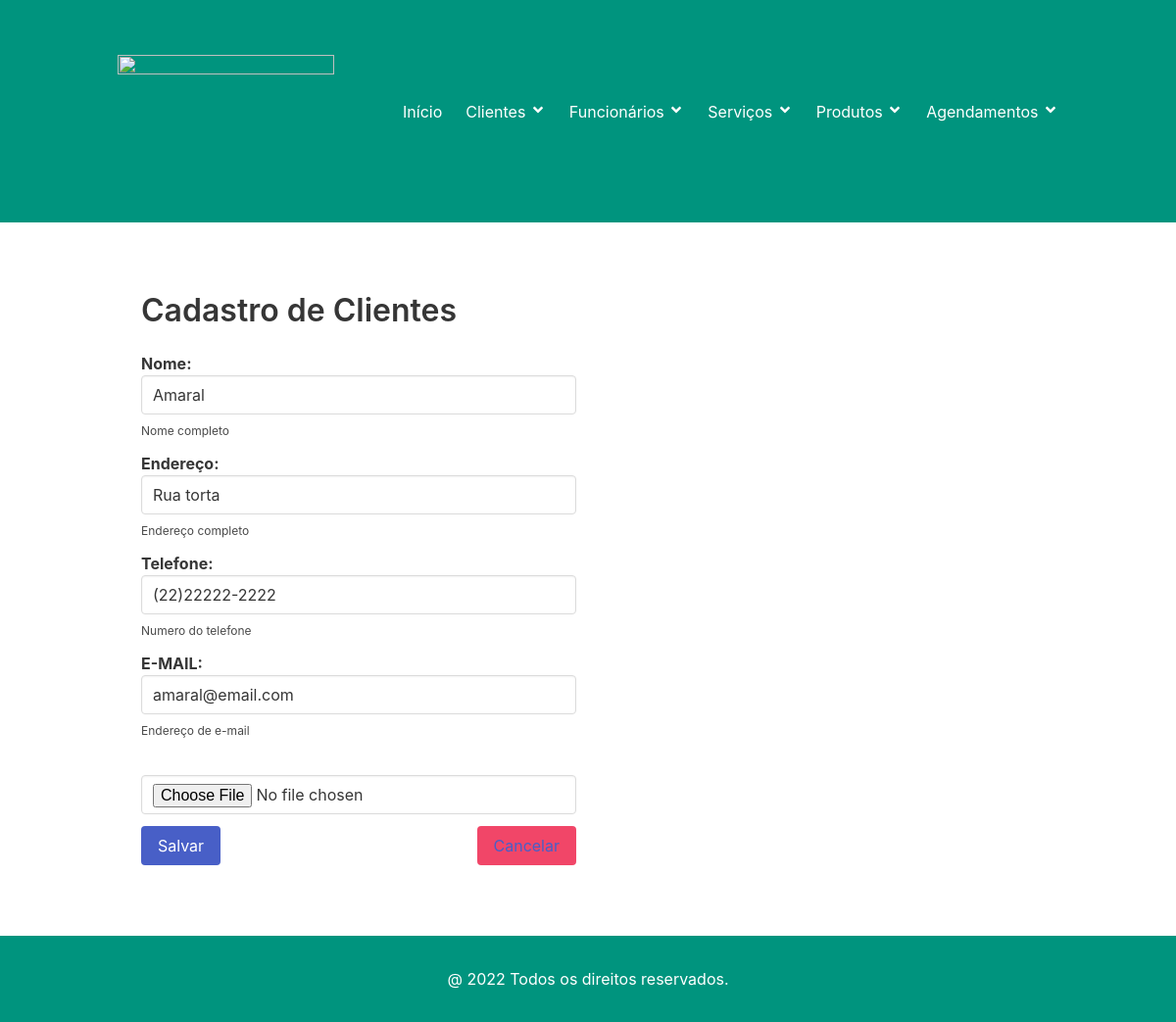
/2/cliente/editar/, run on the app's committed database.
### cliente/models.py (models this page shows, shortened)
class Cliente(Pessoa):
    endereco = models.CharField('Endereço', max_length=100, help_text='Endereço completo')
    class Meta:
        verbose_name = 'Cliente'
        verbose_name_plural = 'Clientes'
        ordering = ['nome',]

### cliente/views.py (the view)
# urls.py: path('<int:pk>/cliente/editar/', ClienteUpDateView.as_view(), name = 'cliente_editar'),
class ClienteUpDateView(UpdateView):
    form_class = ClienteModelForm
    model = Cliente
    template_name = 'cliente_form.html'
    success_url = reverse_lazy('clientes')

### cliente/forms.py
class ClienteModelForm(forms.ModelForm):
    class Meta:
        model = Cliente
        fields = ['nome', 'endereco', 'fone', 'email', 'foto']
        widgets = {
            'nome': forms.TextInput(
                attrs={'class': 'input', 'type': 'text', 'placeholder': 'Digite o nome do cliente'}),
            'endereco': forms.TextInput(
                attrs={'class': 'input', 'type' : 'text', 'placeholder': 'Digite o endereço do cliente'}),
            'fone': forms.TextInput(
                attrs={'class': 'input', 'type': 'text', 'placeholder': 'Digite o numero do telefone'}),
            'email': forms.EmailInput(
                attrs={'class': 'input', 'type': 'text', 'placeholder': 'Digite o e-mail do cliente'}),
            'foto': forms.FileInput(attrs={'class': 'input', 'type': 'file'}),
        }

### cliente/templates/cliente_form.html (shortened to what this page needs)
{% extends "base.html" %}
{% block content %}
    <section class="section">
        <div class="container">
            <div class="column is-mobile">
                <div class="column is-half is-off-set-one-quarter">
                    <h3 class="title is-size-3">Cadastro de Clientes</h3>
                    <form method="POST" enctype="multipart/form-data">
                        {% for field in form %}
                        <div class="field">
                            {% if field.html_name == 'foto' %}
                                {% if field.value is not empty %}
                                    <label class="label is-capitalized">{{ field }}</label>
                                {% else %}
                                    <label class="label is-capitalized">{{ field.label }}: {{ field }}</label>
                                {% endif %}
                            {% else %}
                                <label class="label is-capitalized">{{ field.label }}: {{ field }}</label>
                            {% endif %}
                            {% if field.help_text %}
                                <p class="help">{{ field.help_text }}</p>
                            {% endif %}
                        </div>
                        {% endfor %}
                        <button class="button is-link is-primary" type="submit">Salvar</button>
                        <button class="button is-danger is-pulled-right" type="reset">
                            <a href="{% url 'clientes' %}">Cancelar</a>
                        </button>
                    </form>
                </div>
            </div>
        </div>
    </section>
{% endblock %}

### data on the page
Cliente: form "Amaral" "Rua torta" "(22)22222-2222" "amaral@email.com"

### other printed values
{{ field.label }} "Nome" "Endereço" "Telefone" "E-MAIL"
{{ field.help_text }} "Nome completo" "Endereço completo" "Numero do telefone" "Endereço de e-mail"
